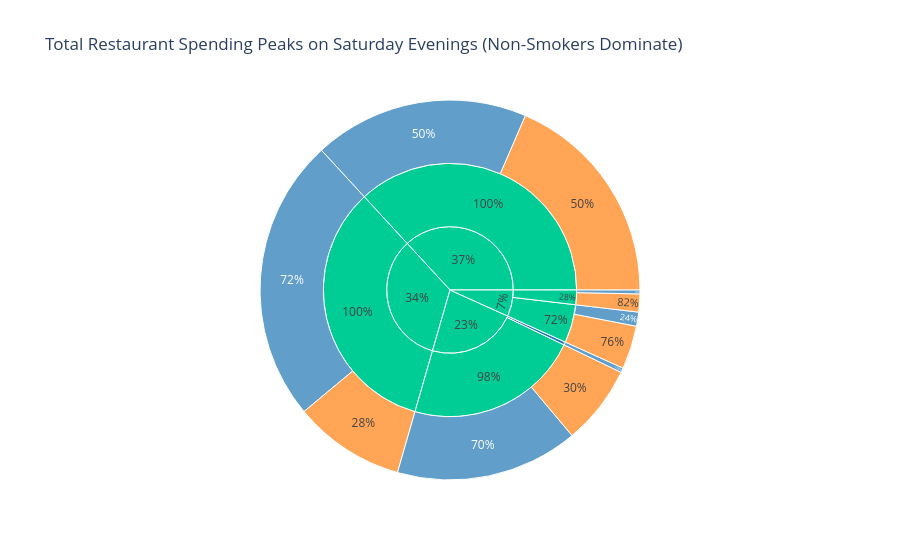

The code cell stored with this chart in its notebook:
### Markdown cell above
## Task 2 — Sunburst: tipping behaviour by day and meal time

**What to build:** A sunburst chart using the built-in `tips` dataset showing how **total bill amount** is distributed across day → time → smoker status.

**Requirements:**
- Load tips with `px.data.tips()`
- Aggregate **total bill** (sum of `total_bill`) per group — not count
- Hierarchy: `path=['day', 'time', 'smoker']`
- Colour encodes smoker status with a CVD-safe blue/orange palette
- Grey out parent nodes (day and time level)
- Use `percent parent` for text labels
- Insight title describing where the most spending happens

> 💡 `tips.groupby(['day', 'time', 'smoker'])['total_bill'].sum().reset_index()`

### Code cell
# Task 2
# YOUR CODE HERE
# Tipping Behaviour: Most Total Spending Occurs on Saturday Evenings, Driven by Non-Smokers

import plotly.express as px

# Load dataset
tips = px.data.tips()

# Aggregate TOTAL BILL (not count)
df_agg = tips.groupby(['day', 'time', 'smoker'])['total_bill'].sum().reset_index()

# Sunburst chart
fig = px.sunburst(
    df_agg,
    path=['day', 'time', 'smoker'],
    values='total_bill',
    color='smoker',
    color_discrete_map={
        'Yes': '#ff7f0e',   # orange (smoker)
        'No': '#1f77b4'     # blue (non-smoker)
    },
    title='Where Dining Spending Happens: Day → Time → Smoking Behaviour'
)

# Styling: hierarchy clarity + labels
fig.update_traces(
    textinfo='percent parent',
    marker=dict(line=dict(width=1, color='white'))
)

fig.update_layout(
    title='Total Restaurant Spending Peaks on Saturday Evenings (Non-Smokers Dominate)',
)

fig.show()

### Figure 1 — Plotly figure (JSON) as saved in the notebook; plotly's stock layout.template omitted (floating-point values rounded to 4 significant figures)
{"data": [{"branchvalues": "total", "customdata": [["(?)"], ["(?)"], ["(?)"], ["(?)"], ["(?)"], ["(?)"], ["(?)"], ["(?)"], ["(?)"], ["No"], ["No"], ["No"], ["No"], ["No"], ["No"], ["No"], ["Yes"], ["Yes"], ["Yes"], ["Yes"], ["Yes"]], "domain": {"x": [0, 1], "y": [0, 1]}, "hovertemplate": "labels=%{label}<br>total_bill=%{value}<br>parent=%{parent}<br>id=%{id}<br>smoker=%{customdata[0]}<extra></extra>", "ids": ["Thur", "Sat", "Fri", "Thur/Lunch", "Sun/Dinner", "Sat/Dinner", "Fri/Lunch", "Fri/Dinner", "Sun", "Thur/Dinner", "Fri/Dinner/No", "Thur/Dinner/No", "Sun/Dinner/No", "Sat/Dinner/No", "Fri/Lunch/No", "Thur/Lunch/No", "Sun/Dinner/Yes", "Sat/Dinner/Yes", "Fri/Lunch/Yes", "Fri/Dinner/Yes", "Thur/Lunch/Yes"], "labels": ["Thur", "Sat", "Fri", "Lunch", "Dinner", "Dinner", "Lunch", "Dinner", "Sun", "Dinner", "No", "No", "No", "No", "No", "No", "Yes", "Yes", "Yes", "Yes", "Yes"], "marker": {"colors": ["#00cc96", "#00cc96", "#00cc96", "#00cc96", "#00cc96", "#00cc96", "#00cc96", "#00cc96", "#00cc96", "#1f77b4", "#1f77b4", "#1f77b4", "#1f77b4", "#1f77b4", "#1f77b4", "#1f77b4", "#ff7f0e", "#ff7f0e", "#ff7f0e", "#ff7f0e", "#ff7f0e"], "line": {"color": "white", "width": 1}}, "name": "", "parents": ["", "", "", "Thur", "Sun", "Sat", "Fri", "Fri", "", "Thur", "Fri/Dinner", "Thur/Dinner", "Sun/Dinner", "Sat/Dinner", "Fri/Lunch", "Thur/Lunch", "Sun/Dinner", "Sat/Dinner", "Fri/Lunch", "Fri/Dinner", "Thur/Lunch"], "textinfo": "percent parent", "type": "sunburst", "values": [1096.0, 1778.0, 325.9, 1078.0, 1627.0, 1778.0, 89.92, 236.0, 1627.0, 18.78, 57.7, 18.78, 1169.0, 884.8, 15.98, 751.3, 458.3, 893.6, 73.94, 178.3, 326.2]}], "layout": {"legend": {"tracegroupgap": 0}, "title": {"text": "Total Restaurant Spending Peaks on Saturday Evenings (Non-Smokers Dominate)"}}}
